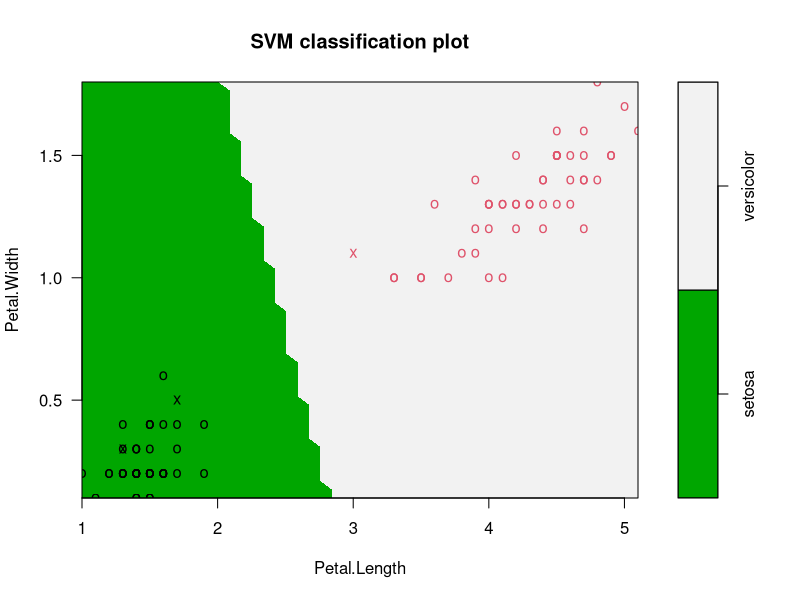
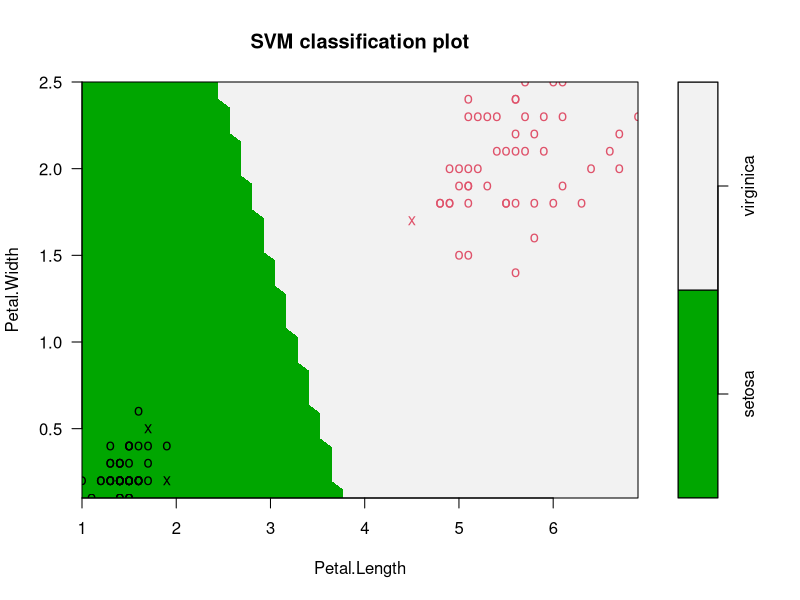
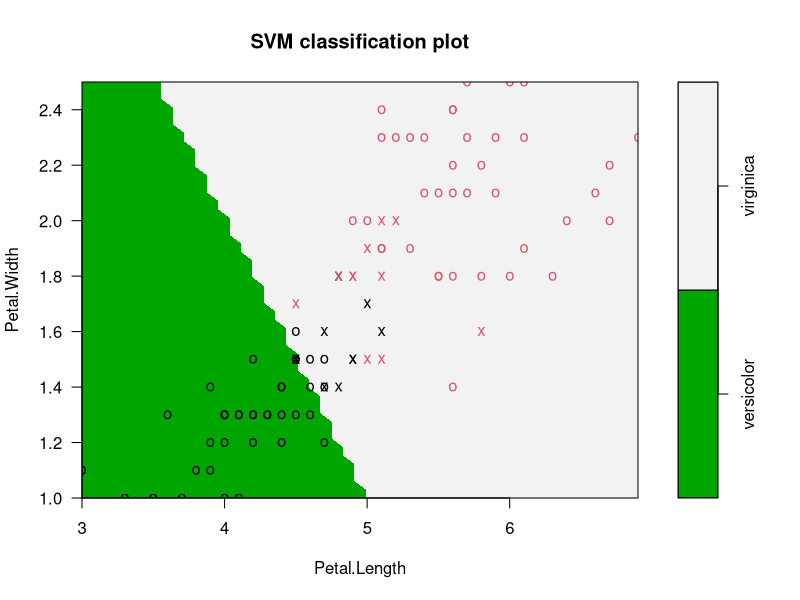

Here is the R script that generated these plots, in order:
rm(list=ls())
if (!is.loaded('e1071')) library('e1071')
if (!is.loaded('MASS')) library('MASS')

data(iris)
X <- subset(iris, select = -Species)
y <- iris$Species

ind1 <- which(iris[, "Species"] == "setosa" | iris[, 'Species'] == "versicolor")
X1 <- X[ind1, ]
#ones <- rep(1, dim(X1)[1])
#X1 <- cbind(ones, X1)
y1 <- y[ind1]
y1 <- factor(y1, levels = c("setosa", 'versicolor'))
data1 <- cbind(X1, y1)

ind2 <- which(iris[, "Species"] == "setosa" | iris[, 'Species'] == "virginica")
X2 <- X[ind2, ]
#ones <- rep(1, dim(X2)[1])
#X2 <- cbind(ones, X2)
y2 <- y[ind2]
y2 <- factor(y2, levels = c("setosa", 'virginica'))
data2 <- cbind(X2, y2)

ind3 <- which(iris[, "Species"] == "versicolor" | iris[, 'Species'] == "virginica")
X3 <- X[ind3, ]
#ones <- rep(1, dim(X3)[1])
#X3 <- cbind(ones, X3)
y3 <- y[ind3]
y3 <- factor(y3, levels = c('versicolor', 'virginica'))
data3 <- cbind(X3, y3)

model1 <- svm(y1 ~ ., data = data1, kernel = 'linear', scale = F)
model2 <- svm(y2 ~ ., data = data2, kernel = 'linear', scale = F)
model3 <- svm(y3 ~ ., data = data3, kernel = 'linear', scale = F)

plot(model1, data1, Petal.Width ~ Petal.Length,
     slice = list(Sepal.Width = 3, Sepal.Length = 4),color.palette = terrain.colors)

plot(model2, data2, Petal.Width ~ Petal.Length,
     slice = list(Sepal.Width = 3, Sepal.Length = 4),color.palette = terrain.colors)

plot(model3, data3, Petal.Width ~ Petal.Length,
     slice = list(Sepal.Width = 3, Sepal.Length = 4),color.palette = terrain.colors)

predict1 <- predict(model1, subset(data1, select = -y1))
table(predict1)
coef1 <- matrix(model1$coefs, nrow = 1)
w1 <- t(coef1 %*% model1$SV)
test <- (as.matrix(X1) %*% w1)[model1$index]

predict2 <- predict(model2, subset(data2, select = -y2))
table(predict2)
coef2 <- matrix(model2$coefs, nrow = 1)
w2 <- t(coef2 %*% model2$SV)

predict3 <- predict(model3, subset(data3, select = -y3))
table(predict3, y3)
coef3 <- matrix(model3$coefs, nrow = 1)
w3 <- t(coef3 %*% model3$SV)
